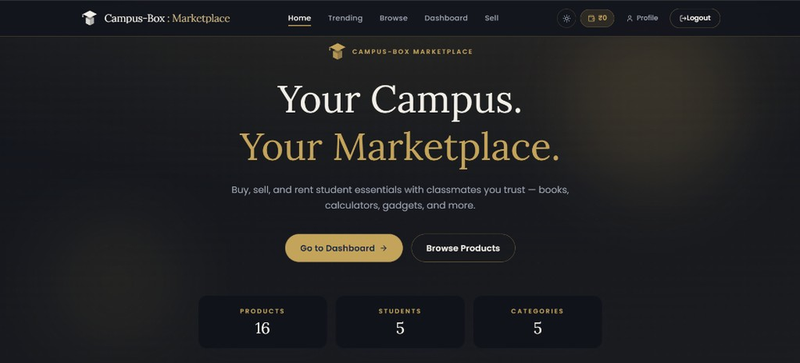
#> input picture pictures/campusbox/01-landing.png, 800 x 363 px
$ python prepare_campusbox_images.py
#> lines starting #> are read from the running program, lines starting #| are printed output that depends on the picture
"""Crop browser chrome, resize to 4:3, and compress CampusBox carousel images."""
from __future__ import annotations

from pathlib import Path

from PIL import Image, ImageOps

ROOT = Path(__file__).resolve().parents[1]
SRC_DIR = ROOT / 'pictures' / 'campusbox'
OUT_DIR = SRC_DIR / 'optimized'

SIDE_CROP = 0.05
TOP_CROP = 0.02
BOTTOM_CROP = 0.02
TARGET_SIZE = (1200, 900)
JPEG_QUALITY = 82

FILES = [
    '01-landing.png',
    '02-browse.png',
    '03-trending.png',
    '04-my-items.png',
    '05-physics.png',
    '06-blazer.png',
    '07-sell.png',
    '08-profile.png',
]


def prepare_image(path: Path, out_path: Path) -> tuple[int, int]:
    original_size = path.stat().st_size

    with Image.open(path) as opened:
#> opened is the input picture: PIL image 800x363 RGB; mean R, G, B 33.2, 33.4, 34.9
        img = ImageOps.exif_transpose(opened).convert('RGB')
        width, height = img.size
#> width = 800; height = 363

        left = int(width * SIDE_CROP)
#> left = 40
        right = int(width * (1 - SIDE_CROP))
#> right = 760
        top = int(height * TOP_CROP)
#> top = 7
        bottom = int(height * (1 - BOTTOM_CROP))
#> bottom = 355
        img = img.crop((left, top, right, bottom))
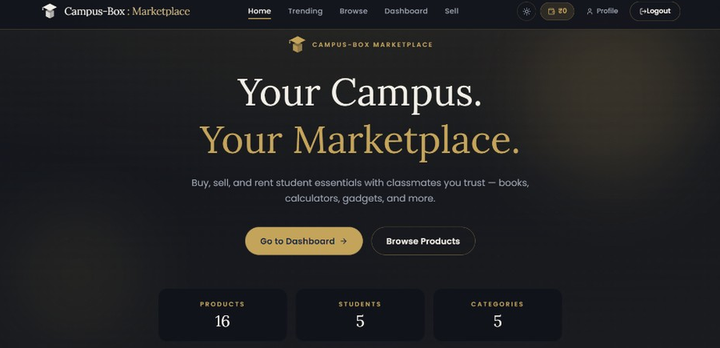
#> img: PIL image 720x348 RGB; mean R, G, B 34.6, 34.6, 35.6

        target_w, target_h = TARGET_SIZE
        img_ratio = img.width / img.height
#> img_ratio = 2.07
        target_ratio = target_w / target_h
        if img_ratio > target_ratio:
            scale_h = target_h
            scale_w = int(scale_h * img_ratio)
#> scale_w = 1862
        else:
            scale_w = target_w
            scale_h = int(scale_w / img_ratio)
        img = img.resize((scale_w, scale_h), Image.Resampling.LANCZOS)
#> img: PIL image 1862x900 RGB
        crop_left = (scale_w - target_w) // 2
#> crop_left = 331
        crop_top = (scale_h - target_h) // 2
        img = img.crop((crop_left, crop_top, crop_left + target_w, crop_top + target_h))
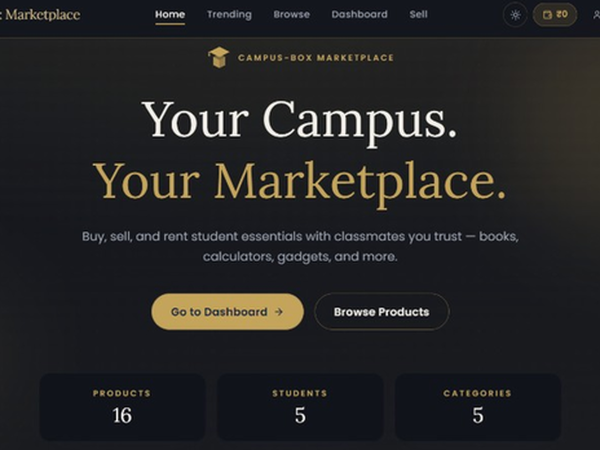
#> img: PIL image 1200x900 RGB (shown at 1/2 size); mean R, G, B 36.5, 36.3, 36.9

        out_path.parent.mkdir(parents=True, exist_ok=True)
        img.save(out_path, 'JPEG', quality=JPEG_QUALITY, optimize=True, progressive=True)

#> (the run stopped early here; a loop or call above may not have finished)

$ run again, with pictures/campusbox/02-blazer-detail.png copied over pictures/campusbox/01-landing.png
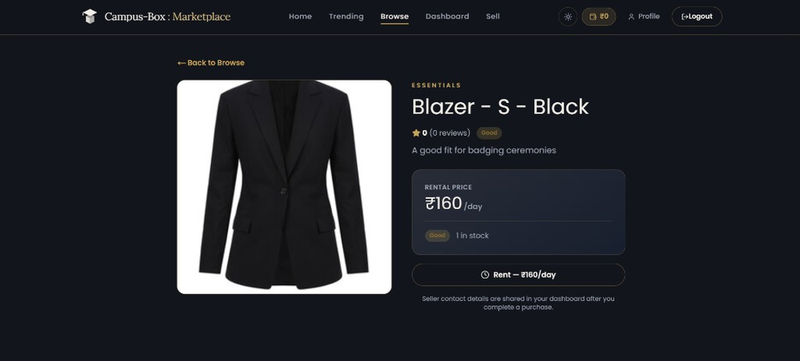
#> input picture pictures/campusbox/02-blazer-detail.png, 800 x 361 px
#> in prepare_image, opened is the input picture: PIL image 800x361 RGB; mean R, G, B 35.9, 38.4, 44.5
#> in prepare_image, `img = img.crop((left, top, right, bottom))`:
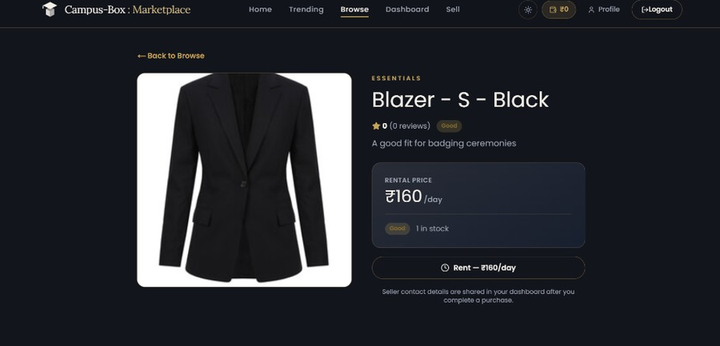
#> img: PIL image 720x346 RGB; mean R, G, B 38.8, 41.2, 47.2
#> in prepare_image, `img = img.crop((crop_left, crop_top, crop_left + target_w, crop_top + ..`:
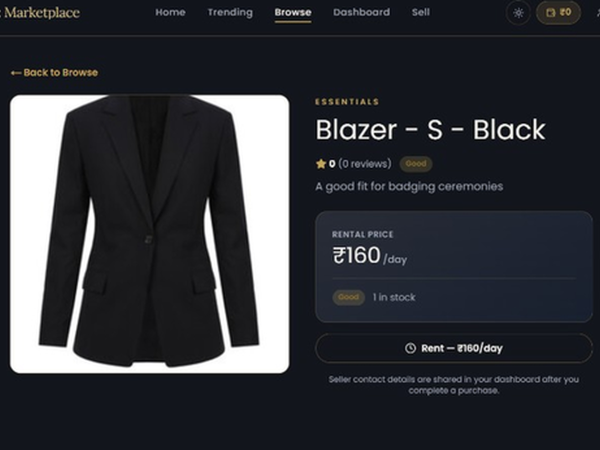
#> img: PIL image 1200x900 RGB (shown at 1/2 size); mean R, G, B 49.9, 52, 57.5

$ run again, with pictures/campusbox/03-physics-detail.png copied over pictures/campusbox/01-landing.png
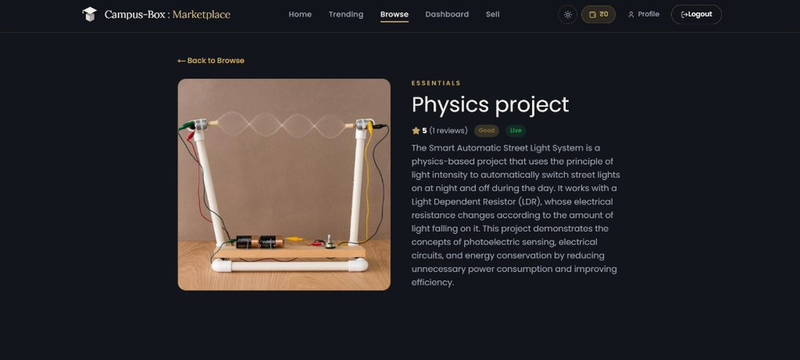
#> input picture pictures/campusbox/03-physics-detail.png, 800 x 360 px
#> in prepare_image, opened is the input picture: PIL image 800x360 RGB; mean R, G, B 43.8, 41.3, 43.6
#> in prepare_image, `img = img.crop((left, top, right, bottom))`:
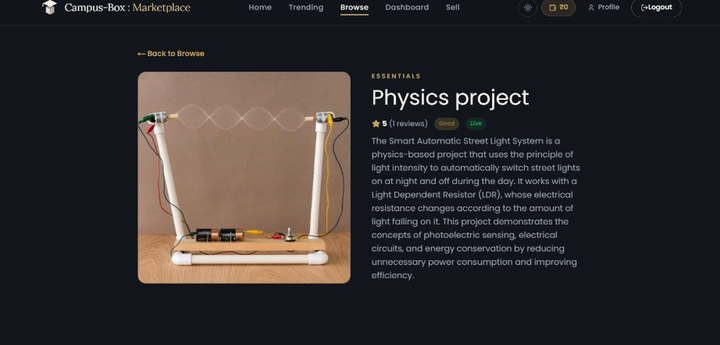
#> img: PIL image 720x345 RGB; mean R, G, B 47.9, 44.5, 46.1
#> in prepare_image, `img = img.crop((crop_left, crop_top, crop_left + target_w, crop_top + ..`:
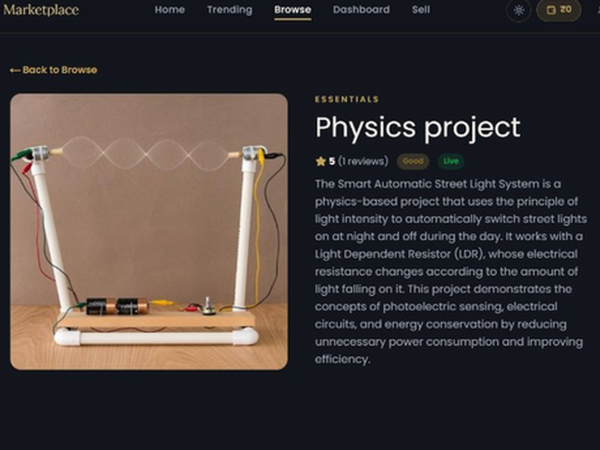
#> img: PIL image 1200x900 RGB (shown at 1/2 size); mean R, G, B 64.3, 57.3, 55.9
